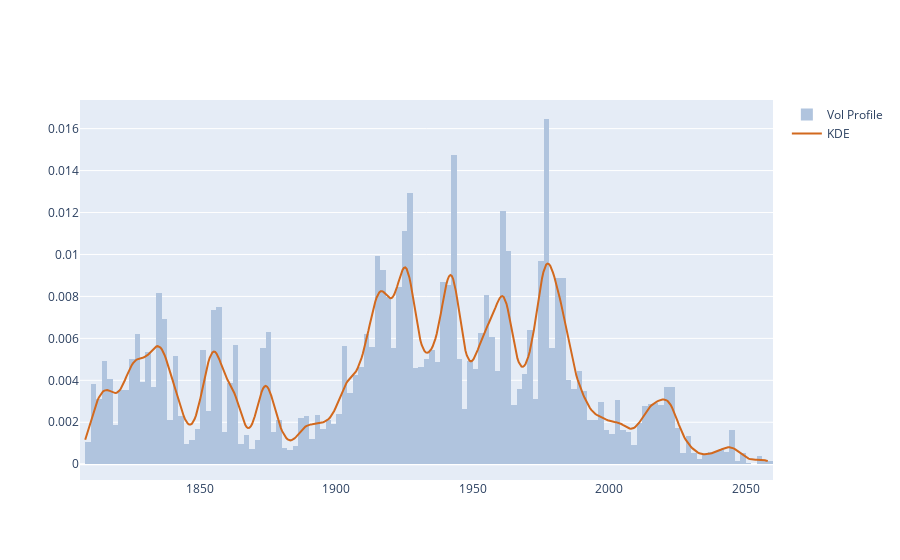

Notebook cell for this chart:
### Code cell
min_prom = 1
peaks, peak_props = signal.find_peaks(kdy, prominence=min_prom)
pkx = xr[peaks]
pky = kdy[peaks]

fig = get_dist_plot(close, volume, xr, kdy)
fig.add_trace(go.Scatter(name='Peaks', x=pkx, y=pky, mode='markers', marker=pk_marker_args))

# Draw prominence lines
left_base = peak_props['left_bases']
right_base = peak_props['right_bases']
line_x = pkx
line_y0 = pky
line_y1 = pky - peak_props['prominences']

for x, y0, y1 in zip(line_x, line_y0, line_y1):
    fig.add_shape(type='line',
        xref='x', yref='y',
        x0=x, y0=y0, x1=x, y1=y1,
        line=dict(
            color='red',
            width=2,
        )
    )
fig.show()

### Figure 1 — Plotly figure (JSON) as saved in the notebook; plotly's stock layout.template omitted (floating-point values rounded to 4 significant figures; data arrays with more than 128 entries replaced by an {"elided": "..."} marker saying what was removed)
{"data": [{"histfunc": "sum", "histnorm": "probability density", "marker": {"color": "#B0C4DE"}, "name": "Vol Profile", "nbinsx": 150, "type": "histogram", "x": {"elided": "8540 float values"}, "y": {"elided": "8540 int values"}}, {"marker": {"color": "#D2691E"}, "mode": "lines", "name": "KDE", "type": "scatter", "x": {"elided": "500 float values"}, "y": {"elided": "500 float values"}}, {"marker": {"size": 10}, "mode": "markers", "name": "Peaks", "type": "scatter", "x": [], "y": []}], "layout": {}}
